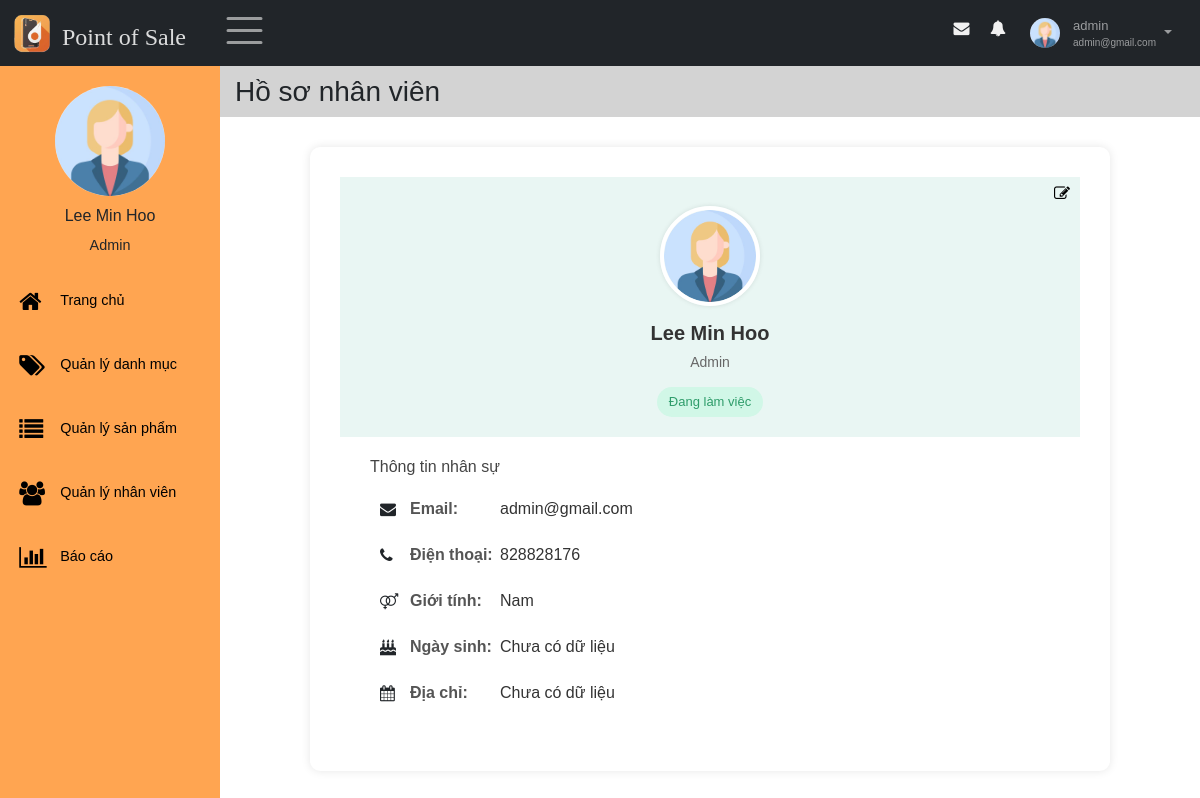
The app's page /source/Product_List_Admin/index.php?nav=hoso (signed in) with its own data.
### tables this page shows
CREATE TABLE `taikhoan` (
  `id` int(11) NOT NULL,
  `id_nhanvien` int(11) NOT NULL,
  `username` varchar(30) NOT NULL,
  `password` varchar(30) NOT NULL,
  `role` enum('Admin','Nhân viên') NOT NULL,
  `trangthai_hd` tinyint(1) NOT NULL,
  `activate_token` varchar(10) DEFAULT NULL,
  `expire_time` int(11) DEFAULT NULL,
  `pass_changed` tinyint(1) DEFAULT NULL,
  `trangthai_khoa` tinyint(1) NOT NULL DEFAULT 0
);

CREATE TABLE `nhanvien` (
  `id` int(11) NOT NULL,
  `hoten` varchar(50) NOT NULL,
  `email` varchar(100) NOT NULL,
  `gioitinh` enum('Nữ','Nam') DEFAULT NULL,
  `sdt` varchar(11) DEFAULT NULL,
  `ngaysinh` date DEFAULT NULL,
  `diachi` varchar(100) DEFAULT NULL,
  `img` varchar(50) DEFAULT NULL
);

### source/Product_List_Admin/quanlyhoso/getProfileNV.php (called while the page is built, shortened)
<?php
    $conn = connectDB();
    if ($_SESSION['role'] == "Admin" && isset($_GET["id_detail"])) {
        $sql = "SELECT * FROM nhanvien, taikhoan WHERE taikhoan.id_nhanvien=nhanvien.id AND nhanvien.id =" . $_GET["id_detail"];
    } else {
        $sql = "SELECT * FROM nhanvien, taikhoan WHERE taikhoan.id_nhanvien=nhanvien.id AND nhanvien.id =" . $_SESSION["id"];
    }
    $result = $conn->query($sql);
    if ($result->num_rows > 0) {
        $row = $result->fetch_assoc();
        $profile_name =  $row["hoten"];
        $profile_sdt = $row["sdt"];
        $profile_email = $row["email"];
        $profile_gender = $row["gioitinh"];
        $profile_ngaysinh = $row["ngaysinh"];
        $profile_diachi = $row["diachi"];
        $profile_img = $row["img"];
        $profile_role = $row["role"];
        if ($row["trangthai_khoa"] == 0) {
            $profile_status = "Đang làm việc";
        } else if ($row["trangthai_khoa"] == 1) {
            $profile_status = "Đã bị khóa";
        }
    }
?>

### source/Product_List_Admin/pages/main/content/hoso.php (the view, shortened to what this page needs)
<?php
    include 'quanlyhoso/getProfileNV.php';
?>
<div class = "main-content " id="main">
    <main>
        <div class = "page-header">
            <div>
                <h3>Hồ sơ nhân viên </h3>
            </div>
        </div>
        <section class="profife-view">
            <div class="profile-container">
                <div class="profile-header">
                    <?php
                    if (isset($_GET["id_detail"])) {
                        ?>
                        <div class="right-actions">
                            <a href="index.php?sidebar=quanlynhanvien"><i class='fa fa-long-arrow-left'></i></a>
                        </div>
                        <?php
                    } else {
                        ?>
                        <div class="right-actions">
                            <a href="index.php?nav=hoso&query=sua"><i class='fa fa-edit'></i></a>
                        </div>
                        <?php
                    }
                    ?>
                    <div>
                        <img src="../TrangNhanVien/modules/quanlyhoso/imagesNV/<?=$profile_img?>" alt="Avatar" class="avatar">
                        <h2 class="name"><?=$profile_name?></h2>
                        <p class="position"><?=$profile_role?></p>
                        <span class="status"><?=$profile_status?></span>
                    </div>
                </div>
                <div class="profile-info">
                <h3>Thông tin nhân sự</h3>
                <div class="info-item">
                    <i class="fa fa-envelope icon"></i>
                    <span class="label">Email:</span>
                    <span class="value"><?=$profile_email?></span>
                </div>
                <div class="info-item">
                    <i class="fa fa-phone icon"></i>
                    <span class="label">Điện thoại:</span>
                    <span class="value"><?= $profile_sdt ?: "Chưa có dữ liệu" ?></span>
                </div>
                <div class="info-item">
                    <i class="fa fa-venus-mars icon"></i>
                    <span class="label">Giới tính:</span>
                    <span class="value"><?=$profile_gender ?: "Chưa có dữ liệu" ?></span>
                </div>
                <div class="info-item">
                    <i class="fa fa-birthday-cake icon"></i>
                    <span class="label">Ngày sinh:</span>
                    <span class="value"><?= $profile_ngaysinh ?: "Chưa có dữ liệu" ?></span>
                </div>
                <div class="info-item">
                    <i class="fa fa-calendar icon"></i>
                    <span class="label">Địa chỉ:</span>
                    <span class="value"><?= $profile_diachi ?: "Chưa có dữ liệu" ?></span>
                </div>
                </div>
            </div>
        </section>
    </main>
</div>

### source/Product_List_Admin/pages/nav.php (shortened to what this page needs)
<nav class="navbar navbar-expand-sm bg-dark navbar-dark fixed-top" id="nav">
    <div class="container-fluid">
        <div class="leftnav justify-content-start">
            <a class="logo navbar-brand" href="index.php">
                <img src="../images/logo.ico" alt="Logo" style="width:40px;" >
                <h4>Point of Sale</h4>
            </a>
            <div class="openclose"><span class="navbar-toggler-icon" style="font-size:30px;cursor:pointer" onclick="open_closeNav() " class = "las la-bars"></span></div>
        </div>
        <div class="rightnav justify-content-end">
            <ul  class=" navbar-nav" >
                <li class="nav-item">
                    <a href="#">
                    <span class = "fa fa-fw fa-envelope"></span>
                    </a></li>
                <li class="nav-item">
                    <a href="#">
                    <span class = "fa fa-bell"></span>
                    </a></li>
                <li class="nav-item dropdown">
                    <a id="nav-user" class="nav-link dropdown-toggle" href="#" role="button" data-bs-toggle="dropdown">
                    <?php
                        if (empty($profile_img) || $profile_img == "") {
                            $avtPath = "../image/user.jpg";
                        } else {
                            $avtPath = "quanlyhoso/imagesNV/" . $profile_img;
                        }
                    ?>
                    <img id="nav-avatar" src = "<?=$avtPath?>" height = "30px"  width = "30px" alt = "Avatar">
                        <div class="infor">
                            <p id ="user"><?= $_SESSION["username"]?></p>
                            <p id="email"><?= $_SESSION["email"]?></p>
                        </div>
                    </a>
                </li>
            </ul>
        </div>
    </div>
</nav>

### source/Product_List_Admin/style.css (style rules this page uses)
* { font-family: 'Poppins', sans-serif; box-sizing: border-box; text-decoration: none; list-style-type: none; padding: 0; margin: 0; }
#nav { position: fixed; }
.nav-item { margin: 5px 8px; }
.logo { display: flex; margin: 0; padding: 0; }
.logo h4 { color: #ffffffd6; font-family:Cambria, Cochin, Georgia, Times, 'Times New Roman', serif; }
.leftnav { display: flex; }
.logo>h4 { margin: 10px 10px 0 10px; }
.main-content { padding: 1.5rem; height: auto; }
#main { margin-left: 235px; transition: margin-left .5s; padding:0; }
.page-header { background-color:lightgrey; padding: 20px 15px 0 15px; display: flex; }
.openclose { margin: 0 10px; }
#nav-user { display: flex; padding: 0; }
.infor { margin-left: 10px; display: flex; flex-direction: column; justify-content: center; flex-grow: 1; font-size: x-small; }
.infor p { margin: 0; }
#user { font-size: small; }
#nav-avatar { width: 30px; height: 30px; border-radius: 50%; margin: 3px; }
#nav-user::after { margin: 15px 8px; }
.rightnav>ul>li>a>span { color: #f1f1f1; padding: 5px; }
* { font-family: 'Poppins', sans-serif; box-sizing: border-box; margin: 0; padding: 0; }
.profile-container { background-color: white; padding: 30px; max-width: 800px; margin: auto; margin-top: 30px; border-radius: 10px; box-shadow: 0 0 10px rgba(0,0,0,0.1); }
h2 { text-align: center; margin-bottom: 20px; }
.profile-header { text-align: center; padding: 5px 10px 20px; background-color: #e9f6f3; }
.avatar { width: 100px; height: 100px; border-radius: 50%; object-fit: cover; border: 4px solid white; box-shadow: 0 0 5px rgba(0,0,0,0.1); }
.name { margin-top: 15px; font-size: 20px; font-weight: 600; color: #333; }
.position { font-size: 14px; color: #666; margin: 5px 0; line-height: 1.4; }
.status { display: inline-block; background-color: #d1f7e7; color: #2e9c6a; padding: 5px 12px; border-radius: 20px; font-size: 13px; margin-top: 10px; }
.profile-info { padding: 20px 30px; }
.profile-info h3 { font-size: 16px; color: #444; margin-bottom: 15px; }
.info-item { display: flex; align-items: center; margin-bottom: 10px; }
.icon { font-size: 18px; padding: 10px; width:40px; }
.right-actions { display:flex; justify-content: end; }
.label { font-weight: 600; width: 90px; color: #555; }
.value { color: #333; }
.right-actions .fa-edit, .fa-long-arrow-left { color: black; }

### records on screen
taikhoan: id_nhanvien.img (placeholder picture), id_nhanvien.hoten "Lee Min Hoo", role "Admin", trangthai_khoa "Đang làm việc", id_nhanvien.email "admin@gmail.com", id_nhanvien.sdt "828828176", id_nhanvien.gioitinh "Nam"

### other values on screen
$_SESSION["username"] "admin"
$_SESSION["email"] "admin@gmail.com"
$_SESSION['tennv'] "Lee Min Hoo"
$_SESSION['role'] "Admin"
$profile_ngaysinh ?: "Chưa có dữ liệu" "Chưa có dữ liệu"
$profile_diachi ?: "Chưa có dữ liệu" "Chưa có dữ liệu"
